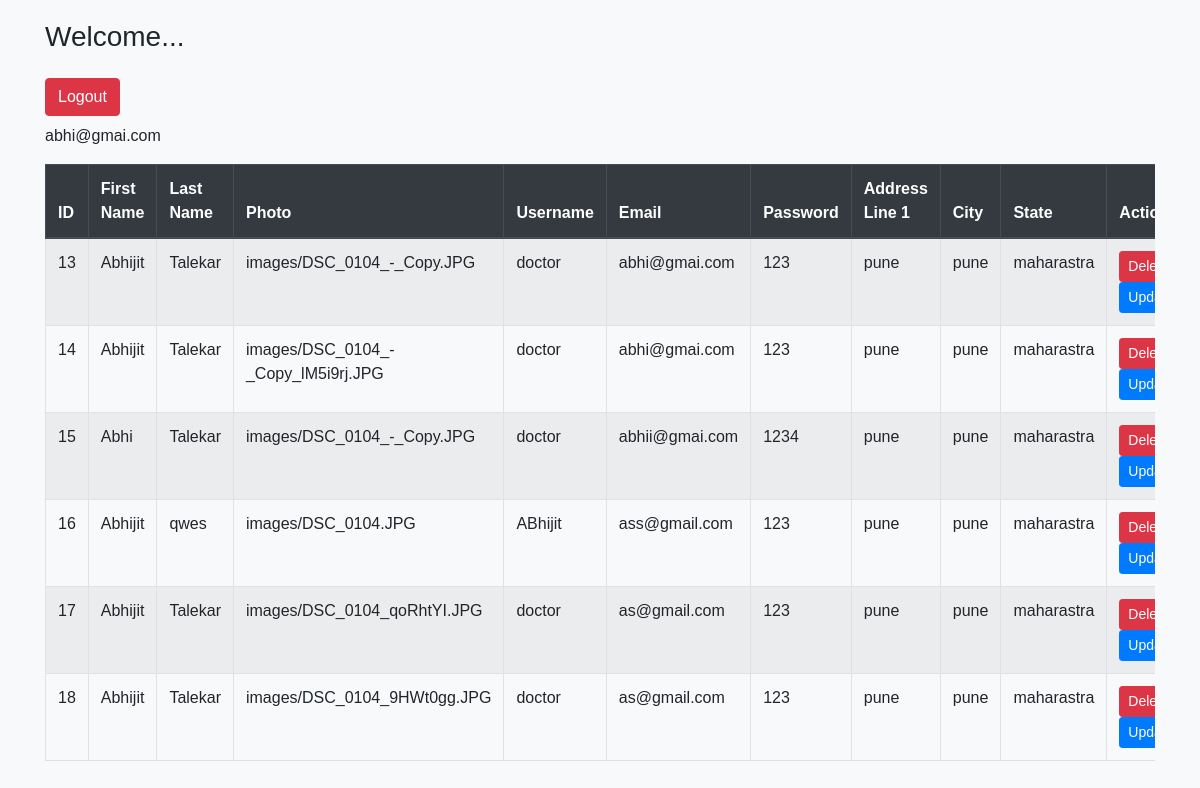
/Docter_dashbord (signed in), run on the app's committed database.
### myapp/models.py (models this page shows)
class hospitaldash(models.Model):
    first_name = models.CharField(max_length=100)
    last_name = models.CharField(max_length=100)
    username = models.CharField(max_length=100)
    email = models.EmailField(max_length=100)
    password = models.CharField(max_length=100)
    address_line1 = models.CharField(max_length=255)
    city = models.CharField(max_length=100)
    state = models.CharField(max_length=100)
    pincode = models.CharField(max_length=20)
    photo  = models.FileField(upload_to="images")

### myapp/views.py (the view)
# urls.py: path('Docter_dashbord',views.Docter_dashbord),
def Docter_dashbord(request):
    data=hospitaldash.objects.all()  #select*from student
    return render(request,'Docter_dash.html',{'data':data})

### templates/Docter_dash.html (shortened to what this page needs)
<!DOCTYPE html>
<html lang="en">
<head>
    <link rel="stylesheet" href="https://stackpath.bootstrapcdn.com/bootstrap/4.5.2/css/bootstrap.min.css">
</head>
<body>
    <div class="container" >
        <h3 class="mb-4">Welcome...</h3>
        <a href="/logout" class="btn btn-danger">Logout</a>
        <p class="mt-2">{{ request.session.username }}</p>
        <div class="table-responsive" >
            <table class="table table-bordered table-striped">
                <thead class="thead-dark">
                    <tr>
                        <th>ID</th>
                        <th>First Name</th>
                        <th>Last Name</th>
                        <th>Photo</th>
                        <th>Username</th>
                        <th>Email</th>
                        <th>Password</th>
                        <th>Address Line 1</th>
                        <th>City</th>
                        <th>State</th>
                        <th>Actions</th>
                    </tr>
                </thead>
                <tbody>
                    {% for i in data %}
                    <tr>
                        <td>{{ i.id }}</td>
                        <td>{{ i.first_name }}</td>
                        <td>{{ i.last_name }}</td>
                        <td>{{ i.photo }}</td>
                        <td>{{ i.username }}</td>
                        <td>{{ i.email }}</td>
                        <td>{{ i.password }}</td>
                        <td>{{ i.address_line1 }}</td>
                        <td>{{ i.city }}</td>
                        <td>{{ i.state }}</td>
                        <td>
                            <a href="/deletepatiant?id={{ i.id }}" class="btn btn-danger btn-sm">Delete</a>
                            <a href="/profileupdate?id={{ i.id }}" class="btn btn-primary btn-sm">Update</a>
                        </td>
                    </tr>
                    {% endfor %}
                </tbody>
            </table>
        </div>
    </div>
</body>
</html>

### templates/Docter_dash.html (style rules this page uses)
body { font-family: Arial, sans-serif; background-color: #f8f9fa; }
.container { margin-top: 20px; }
th { background-color: #007bff; color: #fff; }
td a { color: #007bff; margin-right: 10px; text-decoration: none; transition: color 0.3s ease; }

### data on the page
hospitaldash: id "13", first_name "Abhijit", last_name "Talekar", photo "images/DSC_0104_-_Copy.JPG", username "doctor", email "abhi@gmai.com", password "123", address_line1 "pune", city "pune", state "maharastra"
hospitaldash: id "14", first_name "Abhijit", last_name "Talekar", photo "images/DSC_0104_-_Copy_lM5i9rj.JPG", username "doctor", email "abhi@gmai.com", password "123", address_line1 "pune", city "pune", state "maharastra"
hospitaldash: id "15", first_name "Abhi", last_name "Talekar", photo "images/DSC_0104_-_Copy.JPG", username "doctor", email "abhii@gmai.com", password "1234", address_line1 "pune", city "pune", state "maharastra"
hospitaldash: id "16", first_name "Abhijit", last_name "qwes", photo "images/DSC_0104.JPG", username "ABhijit", email "ass@gmail.com", password "123", address_line1 "pune", city "pune", state "maharastra"
hospitaldash: id "17", first_name "Abhijit", last_name "Talekar", photo "images/DSC_0104_qoRhtYI.JPG", username "doctor", email "as@gmail.com", password "123", address_line1 "pune", city "pune", state "maharastra"
hospitaldash: id "18", first_name "Abhijit", last_name "Talekar", photo "images/DSC_0104_9HWt0gg.JPG", username "doctor", email "as@gmail.com", password "123", address_line1 "pune", city "pune", state "maharastra"

### other printed values
{{ request.session.username }} "abhi@gmai.com"
